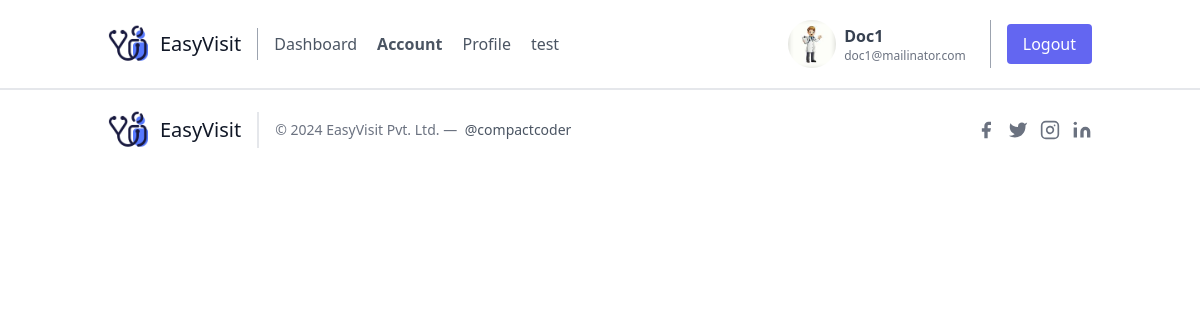
The page /doctor/account (signed in) on the database its author committed.
### app/models/user.py (models this page shows, shortened)
class UserModel(db.Model, UserMixin):
    __tablename__ = "users"
    id = db.Column(db.Integer, primary_key=True)
    full_name = db.Column(db.String(100), nullable=False)
    email = db.Column(db.String(120), nullable=False)
    password = db.Column(db.String(60), nullable=False)
    role = db.Column(db.String(10),nullable=False)
    image_file = db.Column(db.String(20), nullable=False, default='default.jpg')
    registered_on = db.Column(db.DateTime, nullable=False)
    confirmed = db.Column(db.Boolean, nullable=False, default=False)
    token_sent_on = db.Column(db.DateTime, nullable=True)
    confirmed_on = db.Column(db.DateTime, nullable=True)
    patient = db.relationship('PatientModel', backref='user', uselist=False, cascade="all, delete-orphan")
    doctor = db.relationship('DoctorModel', backref='user', uselist=False, cascade="all, delete-orphan")

### app/doctor/routes.py (the view)
@bp.route('/account')
@login_required
@email_verified
def account():
    if current_user.is_authenticated and current_user.role == "doctor":
        return render_template('doctor/account.html' , title = 'Account')
    return redirect(url_for("doctor.login"))

### app/models/user.py (called while the page is built)
@login_manager.user_loader
def load_user(user_id):
    return UserModel.query.get(int(user_id))

### app/utils.py (called while the page is built)
def email_verified(view_func):
    @wraps(view_func)
    def decorated_function(*args, **kwargs):
        if current_user.is_authenticated and current_user.role == "patient" :
            if not current_user.confirmed:
                return redirect(url_for('patient.verify'))
        elif current_user.is_authenticated and current_user.role == "doctor" :
            if not current_user.confirmed:
                return redirect(url_for('doctor.verify'))
        return view_func(*args, **kwargs)
    return decorated_function

### app/templates/doctor/account.html
{% extends "account-layout.html" %}

### app/templates/account-layout.html (shortened to what this page needs)
<!DOCTYPE html>
<html lang="en">
<head>
    <link href="https://unpkg.com/tailwindcss@^2/dist/tailwind.min.css" rel="stylesheet">
</head>
<body>
    <header class="text-gray-600 body-font">
        <div class="container mx-auto flex flex-wrap p-5 flex-col md:flex-row items-center">
            <a class="flex title-font font-medium items-center text-gray-900 mb-4 md:mb-0">
                <img width="40" height="40"  {% if current_user.role == 'doctor'%} src="{{ url_for('static', filename='dicon.png') }}"
                {% else %} src="{{ url_for('static', filename='gicon.png') }}" {% endif %}alt="health-checkup"/>
                <span class="ml-3 text-xl">EasyVisit</span>
            </a>
            {% if current_user.role == 'doctor'%}
            <nav class="md:mr-auto md:ml-4 md:py-1 md:pl-4 md:border-l md:border-gray-400 flex flex-wrap items-center text-base justify-center">
                <a href="{{ url_for('doctor.dashboard') }}" class=" {% if title == 'Dashboard' %} font-bold  text-gray {% endif %} mr-5 hover:text-gray-900">Dashboard</a>
                <a href="{{ url_for('doctor.account') }}" class="{% if title == 'Account' %} font-bold text-gray {% endif %} mr-5 hover:text-gray-900">Account</a>
                <a href="{{ url_for('doctor.profile') }}" class="{% if title == 'Profile' %} font-bold text-gray {% endif %} mr-5 hover:text-gray-900">Profile</a>
                <a href="{{ url_for('doctor.test') }}" class="{% if title == 'test' %} font-bold text-gray {% endif %} mr-5 hover:text-gray-900">test</a>
            </nav>
            <div class="flex items-center gap-x-2">
                <img class="object-cover w-12 h-12 rounded-full" src="{{ url_for('static', filename='profile_pics/' + current_user.image_file) }}" alt="">
                <div>
                    <h1 class="text-base font-semibold text-gray-700 capitalize dark:text-white">{{current_user.full_name}}</h1>
                    <p class="text-xs text-gray-500 dark:text-gray-400">{{current_user.email}}</p>
                </div>
                <a href="{{ url_for('doctor.logout') }}" class="md:mr-auto md:ml-4 md:py-1 md:pl-4 md:border-l md:border-gray-400"><button class="inline-flex items-center bg-indigo-500 border-0 py-2 px-4 focus:outline-none hover:bg-red-500 rounded text-white text-base mt-4 md:mt-0">Logout</button>
                </a>
            </div>
            {% endif %}
        </div>
    </header>
<hr>
<hr>
    <footer class="text-gray-600 body-font">
        <div class="container px-5 p-5 mx-auto flex items-center sm:flex-row flex-col">
            <a class="flex title-font font-medium items-center md:justify-start justify-center text-gray-900">
                <img width="40" height="40"  {% if current_user.role == 'doctor'%} src="{{ url_for('static', filename='dicon.png') }}"
                {% else %} src="{{ url_for('static', filename='gicon.png') }}" {% endif %}alt="health-checkup"/>
                <span class="ml-3 text-xl">EasyVisit</span>
            </a>
            <p class="text-sm text-gray-500 sm:ml-4 sm:pl-4 sm:border-l-2 sm:border-gray-200 sm:py-2 sm:mt-0 mt-4">© 2024 EasyVisit Pvt. Ltd. —
                <a href="https://github.com/compactcoder" class="text-gray-600 ml-1" rel="noopener noreferrer" target="_blank">@compactcoder</a>
            </p>
            <span class="inline-flex sm:ml-auto sm:mt-0 mt-4 justify-center sm:justify-start">
                <a class="text-gray-500">
                    <svg fill="currentColor" stroke-linecap="round" stroke-linejoin="round" stroke-width="2" class="w-5 h-5" viewBox="0 0 24 24">
                    <path d="M18 2h-3a5 5 0 00-5 5v3H7v4h3v8h4v-8h3l1-4h-4V7a1 1 0 011-1h3z"></path>
                    </svg>
                </a>
                <a class="ml-3 text-gray-500">
                    <svg fill="currentColor" stroke-linecap="round" stroke-linejoin="round" stroke-width="2" class="w-5 h-5" viewBox="0 0 24 24">
                    <path d="M23 3a10.9 10.9 0 01-3.14 1.53 4.48 4.48 0 00-7.86 3v1A10.66 10.66 0 013 4s-4 9 5 13a11.64 11.64 0 01-7 2c9 5 20 0 20-11.5a4.5 4.5 0 00-.08-.83A7.72 7.72 0 0023 3z"></path>
                    </svg>
                </a>
                <a class="ml-3 text-gray-500">
                    <svg fill="none" stroke="currentColor" stroke-linecap="round" stroke-linejoin="round" stroke-width="2" class="w-5 h-5" viewBox="0 0 24 24">
                    <rect width="20" height="20" x="2" y="2" rx="5" ry="5"></rect>
                    <path d="M16 11.37A4 4 0 1112.63 8 4 4 0 0116 11.37zm1.5-4.87h.01"></path>
                    </svg>
                </a>
                <a class="ml-3 text-gray-500">
                    <svg fill="currentColor" stroke="currentColor" stroke-linecap="round" stroke-linejoin="round" stroke-width="0" class="w-5 h-5" viewBox="0 0 24 24">
                    <path stroke="none" d="M16 8a6 6 0 016 6v7h-4v-7a2 2 0 00-2-2 2 2 0 00-2 2v7h-4v-7a6 6 0 016-6zM2 9h4v12H2z"></path>
                    <circle cx="4" cy="4" r="2" stroke="none"></circle>
                    </svg>
                </a>
            </span>
        </div>
    </footer>
</body>
</html>

### rows shown on the page
UserModel: image_file (picture), full_name "Doc1", email "doc1@mailinator.com"
